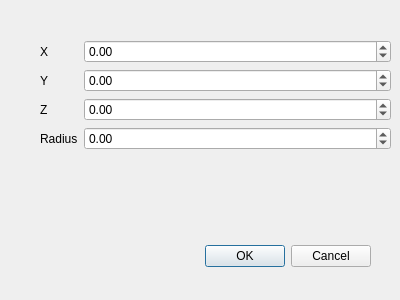
<?xml version="1.0" encoding="UTF-8"?>
<ui version="4.0">
 <class>SphereDialog</class>
 <widget class="QDialog" name="SphereDialog">
  <property name="geometry">
   <rect>
    <x>0</x>
    <y>0</y>
    <width>400</width>
    <height>300</height>
   </rect>
  </property>
  <property name="windowTitle">
   <string>Dialog</string>
  </property>
  <widget class="QDialogButtonBox" name="buttonBox">
   <property name="geometry">
    <rect>
     <x>30</x>
     <y>240</y>
     <width>341</width>
     <height>32</height>
    </rect>
   </property>
   <property name="orientation">
    <enum>Qt::Horizontal</enum>
   </property>
   <property name="standardButtons">
    <set>QDialogButtonBox::Cancel|QDialogButtonBox::Ok</set>
   </property>
  </widget>
  <widget class="QWidget" name="formLayoutWidget">
   <property name="geometry">
    <rect>
     <x>40</x>
     <y>40</y>
     <width>351</width>
     <height>161</height>
    </rect>
   </property>
   <layout class="QFormLayout" name="formLayout">
    <item row="0" column="0">
     <widget class="QLabel" name="label">
      <property name="text">
       <string>X</string>
      </property>
     </widget>
    </item>
    <item row="1" column="0">
     <widget class="QLabel" name="label_2">
      <property name="text">
       <string>Y</string>
      </property>
     </widget>
    </item>
    <item row="2" column="0">
     <widget class="QLabel" name="label_3">
      <property name="text">
       <string>Z</string>
      </property>
     </widget>
    </item>
    <item row="3" column="0">
     <widget class="QLabel" name="label_4">
      <property name="text">
       <string>Radius</string>
      </property>
     </widget>
    </item>
    <item row="0" column="1">
     <widget class="QDoubleSpinBox" name="x">
      <property name="minimum">
       <double>-1000.000000000000000</double>
      </property>
      <property name="maximum">
       <double>9999.000000000000000</double>
      </property>
     </widget>
    </item>
    <item row="1" column="1">
     <widget class="QDoubleSpinBox" name="y">
      <property name="minimum">
       <double>-1000.000000000000000</double>
      </property>
      <property name="maximum">
       <double>9999.000000000000000</double>
      </property>
     </widget>
    </item>
    <item row="2" column="1">
     <widget class="QDoubleSpinBox" name="z">
      <property name="minimum">
       <double>-1000.000000000000000</double>
      </property>
      <property name="maximum">
       <double>9999.000000000000000</double>
      </property>
     </widget>
    </item>
    <item row="3" column="1">
     <widget class="QDoubleSpinBox" name="radius">
      <property name="minimum">
       <double>-1000.000000000000000</double>
      </property>
      <property name="maximum">
       <double>9999.000000000000000</double>
      </property>
     </widget>
    </item>
   </layout>
  </widget>
 </widget>
 <resources/>
 <connections>
  <connection>
   <sender>buttonBox</sender>
   <signal>accepted()</signal>
   <receiver>SphereDialog</receiver>
   <slot>accept()</slot>
   <hints>
    <hint type="sourcelabel">
     <x>248</x>
     <y>254</y>
    </hint>
    <hint type="destinationlabel">
     <x>157</x>
     <y>274</y>
    </hint>
   </hints>
  </connection>
  <connection>
   <sender>buttonBox</sender>
   <signal>rejected()</signal>
   <receiver>SphereDialog</receiver>
   <slot>reject()</slot>
   <hints>
    <hint type="sourcelabel">
     <x>316</x>
     <y>260</y>
    </hint>
    <hint type="destinationlabel">
     <x>286</x>
     <y>274</y>
    </hint>
   </hints>
  </connection>
 </connections>
</ui>
